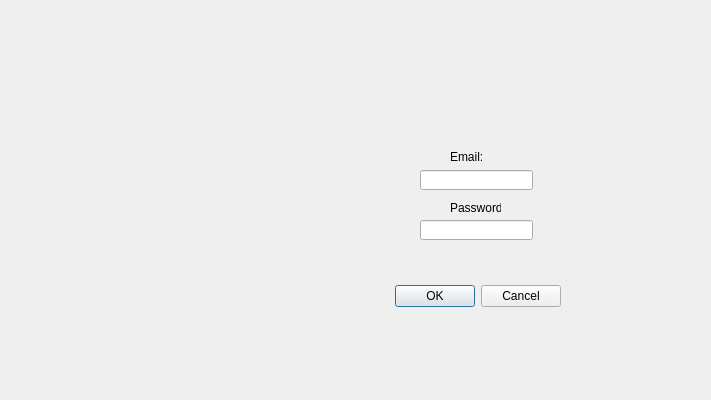
<?xml version="1.0" encoding="UTF-8"?>
<ui version="4.0">
 <class>Dialog</class>
 <widget class="QDialog" name="Dialog">
  <property name="geometry">
   <rect>
    <x>0</x>
    <y>0</y>
    <width>711</width>
    <height>400</height>
   </rect>
  </property>
  <property name="windowTitle">
   <string>Dialog</string>
  </property>
  <property name="styleSheet">
   <string notr="true">QDialog {
            background-image: url(&quot;./images/login.jpg&quot;); 
            background-repeat: no-repeat; 
            background-position: center;
        }</string>
  </property>
  <widget class="QDialogButtonBox" name="buttonBox">
   <property name="geometry">
    <rect>
     <x>220</x>
     <y>280</y>
     <width>341</width>
     <height>32</height>
    </rect>
   </property>
   <property name="orientation">
    <enum>Qt::Horizontal</enum>
   </property>
   <property name="standardButtons">
    <set>QDialogButtonBox::Cancel|QDialogButtonBox::Ok</set>
   </property>
  </widget>
  <widget class="QLabel" name="label23">
   <property name="geometry">
    <rect>
     <x>450</x>
     <y>150</y>
     <width>47</width>
     <height>13</height>
    </rect>
   </property>
   <property name="text">
    <string>Email:</string>
   </property>
  </widget>
  <widget class="QLineEdit" name="emailline">
   <property name="geometry">
    <rect>
     <x>420</x>
     <y>170</y>
     <width>113</width>
     <height>20</height>
    </rect>
   </property>
  </widget>
  <widget class="QLineEdit" name="passline">
   <property name="geometry">
    <rect>
     <x>420</x>
     <y>220</y>
     <width>113</width>
     <height>20</height>
    </rect>
   </property>
  </widget>
  <widget class="QLabel" name="label_2">
   <property name="geometry">
    <rect>
     <x>450</x>
     <y>200</y>
     <width>51</width>
     <height>16</height>
    </rect>
   </property>
   <property name="text">
    <string>Password:</string>
   </property>
  </widget>
 </widget>
 <resources/>
 <connections>
  <connection>
   <sender>buttonBox</sender>
   <signal>accepted()</signal>
   <receiver>Dialog</receiver>
   <slot>accept()</slot>
   <hints>
    <hint type="sourcelabel">
     <x>248</x>
     <y>254</y>
    </hint>
    <hint type="destinationlabel">
     <x>157</x>
     <y>274</y>
    </hint>
   </hints>
  </connection>
  <connection>
   <sender>buttonBox</sender>
   <signal>rejected()</signal>
   <receiver>Dialog</receiver>
   <slot>reject()</slot>
   <hints>
    <hint type="sourcelabel">
     <x>316</x>
     <y>260</y>
    </hint>
    <hint type="destinationlabel">
     <x>286</x>
     <y>274</y>
    </hint>
   </hints>
  </connection>
 </connections>
</ui>
